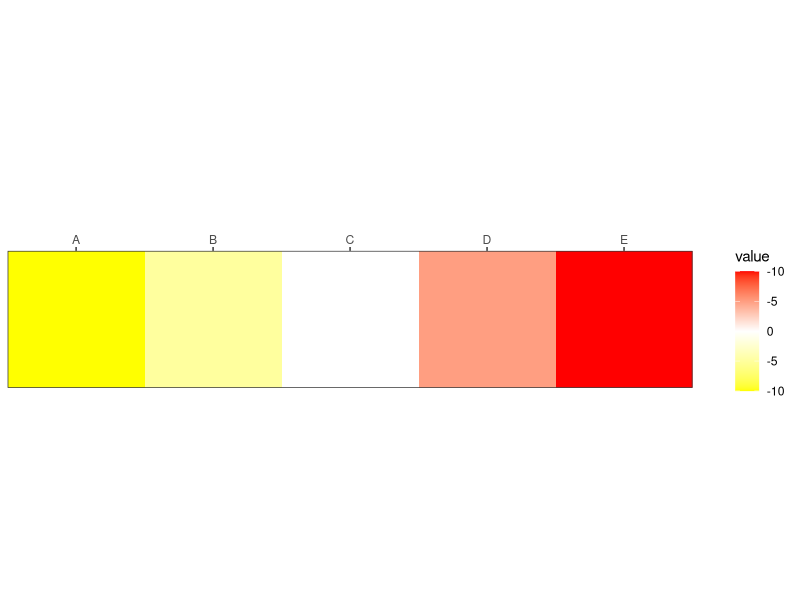

The R source for this figure:
## ---- chunk 1
library(ggplot2)
## ---- chunk 2
element <- c("A","B","C","D","E")
value <- c(-10,-5,0,5,10)
df <- data.frame(element,value)
df
## ---- chunk 3
ggplot(df) +
	geom_tile(aes(x=element,y=1,fill=value)) +
	theme_bw() +
	scale_x_discrete(position="top",expand=c(0,0)) +
	scale_y_discrete(position="right",expand=c(0,0)) +
	scale_fill_gradient2(high="red",low="yellow",mid="white",labels=function(x){-1*abs(x)}) +
	xlab("") +
	ylab("") +
	coord_fixed()
